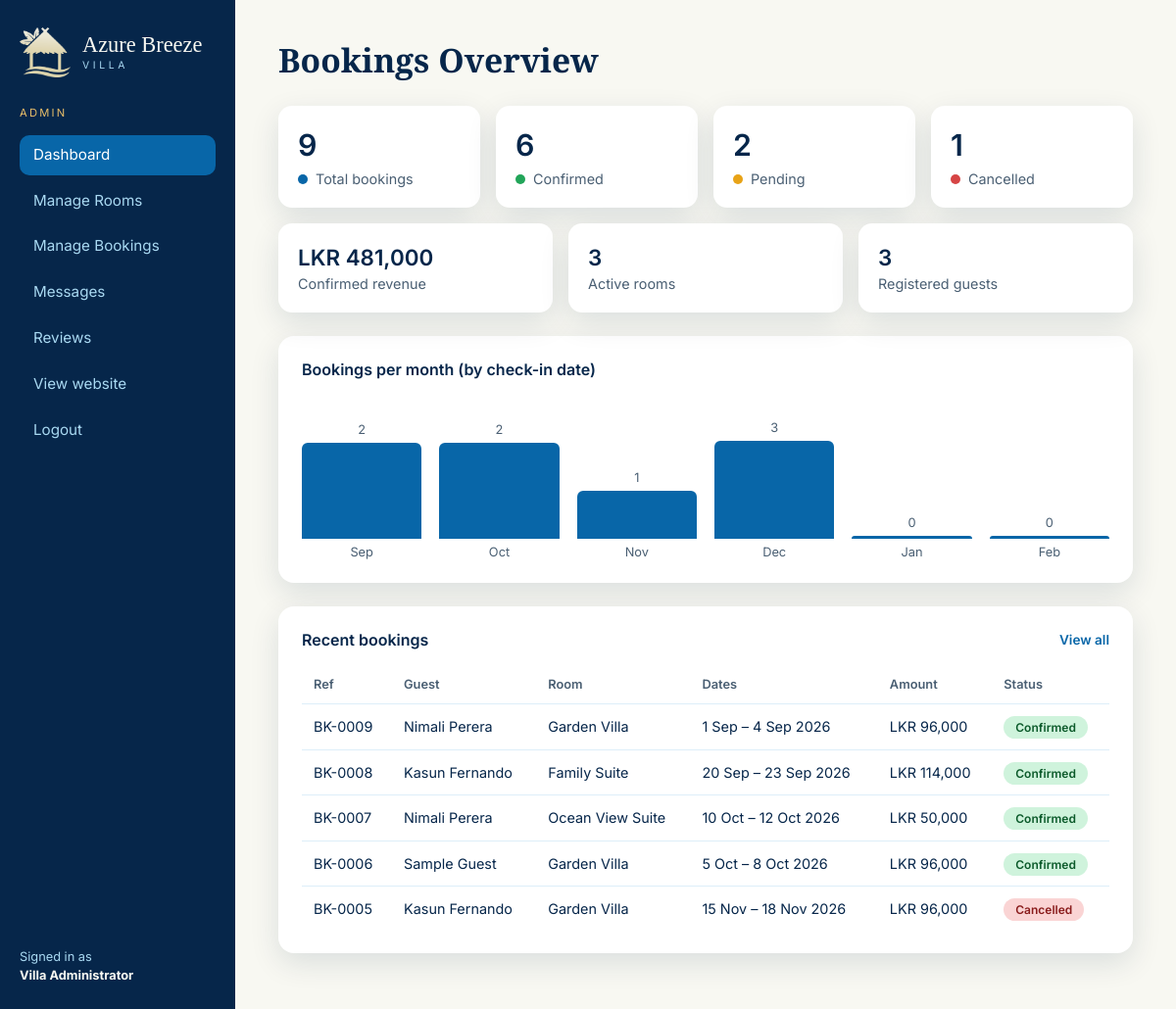
Page /admin/dashboard.php (signed in) on the committed database.
### tables this page shows
CREATE TABLE bookings (
  booking_id     INT UNSIGNED NOT NULL AUTO_INCREMENT,
  user_id        INT UNSIGNED NOT NULL,
  room_id        INT UNSIGNED NOT NULL,
  check_in       DATE NOT NULL,
  check_out      DATE NOT NULL,
  guests         TINYINT UNSIGNED NOT NULL DEFAULT 1,
  total_amount   DECIMAL(10,2) NOT NULL,             
  booking_status ENUM('Pending','Confirmed','Cancelled') NOT NULL DEFAULT 'Pending',
  booking_date   TIMESTAMP NOT NULL DEFAULT CURRENT_TIMESTAMP,
  PRIMARY KEY (booking_id),
  KEY idx_bookings_user (user_id),
  KEY idx_bookings_room_dates (room_id, check_in, check_out),
  CONSTRAINT fk_bookings_user FOREIGN KEY (user_id)
    REFERENCES users (user_id) ON DELETE CASCADE ON UPDATE CASCADE,
  CONSTRAINT fk_bookings_room FOREIGN KEY (room_id)
    REFERENCES rooms (room_id) ON DELETE RESTRICT ON UPDATE CASCADE,
  CONSTRAINT chk_bookings_dates CHECK (check_out > check_in)
);

CREATE TABLE users (
  user_id        INT UNSIGNED NOT NULL AUTO_INCREMENT,
  name           VARCHAR(100) NOT NULL,
  email          VARCHAR(150) NOT NULL,
  contact_number VARCHAR(20)  NOT NULL,
  password       VARCHAR(255) NOT NULL,             
  role           ENUM('guest','admin') NOT NULL DEFAULT 'guest',
  created_at     TIMESTAMP NOT NULL DEFAULT CURRENT_TIMESTAMP,
  PRIMARY KEY (user_id),
  UNIQUE KEY uq_users_email (email)
);

CREATE TABLE rooms (
  room_id         INT UNSIGNED NOT NULL AUTO_INCREMENT,
  room_name       VARCHAR(100) NOT NULL,
  room_type       VARCHAR(50)  NOT NULL,            
  description     TEXT NOT NULL,
  facilities      VARCHAR(255) NOT NULL DEFAULT '',  
  price_per_night DECIMAL(10,2) NOT NULL,            
  max_guests      TINYINT UNSIGNED NOT NULL,
  bed_info        VARCHAR(50)  NOT NULL DEFAULT '',
  image           VARCHAR(255) NOT NULL DEFAULT '',  
  room_status     ENUM('active','inactive') NOT NULL DEFAULT 'active',
  PRIMARY KEY (room_id),
  CONSTRAINT chk_rooms_price  CHECK (price_per_night > 0),
  CONSTRAINT chk_rooms_guests CHECK (max_guests > 0)
);

### includes/auth.php (called while the page is built, shortened)
<?php
function e($value): string
{
    return htmlspecialchars((string)$value, ENT_QUOTES, 'UTF-8');
}
function money($amount): string
{
    return CURRENCY . ' ' . number_format((float)$amount, 0);
}

### includes/functions.php (called while the page is built, shortened)
<?php
function booking_ref(int $id): string
{
    return 'BK-' . str_pad((string)$id, 4, '0', STR_PAD_LEFT);
}

### admin/dashboard.php (the view, shortened to what this page needs)
<?php
require_once __DIR__ . '/../config/db.php';
require_once __DIR__ . '/../includes/auth.php';
require_once __DIR__ . '/../includes/functions.php';
$c = $pdo->query("SELECT COUNT(*) AS total,
                         SUM(booking_status = 'Pending')   AS pending,
                         SUM(booking_status = 'Confirmed') AS confirmed,
                         SUM(booking_status = 'Cancelled') AS cancelled
                  FROM bookings")->fetch();
$stats = [
    ['Total bookings', (int)$c['total'],     'dot-blue'],
    ['Confirmed',      (int)$c['confirmed'], 'dot-green'],
    ['Pending',        (int)$c['pending'],   'dot-amber'],
    ['Cancelled',      (int)$c['cancelled'], 'dot-red'],
];
$revenue     = (float)$pdo->query("SELECT COALESCE(SUM(total_amount), 0) FROM bookings WHERE booking_status = 'Confirmed'")->fetchColumn();
$activeRooms = (int)$pdo->query("SELECT COUNT(*) FROM rooms WHERE room_status = 'active'")->fetchColumn();
$guestCount  = (int)$pdo->query("SELECT COUNT(*) FROM users WHERE role = 'guest'")->fetchColumn();
$start  = (new DateTimeImmutable('first day of this month'))->modify('-2 months');
$months = [];
for ($i = 0; $i < 6; $i++) {
    $m = $start->modify("+$i months");
    $months[$m->format('Y-m')] = ['label' => $m->format('M'), 'count' => 0];
}
$stmt = $pdo->prepare("SELECT DATE_FORMAT(check_in, '%Y-%m') AS ym, COUNT(*) AS c
                       FROM bookings
                       WHERE check_in >= ? AND check_in < ? AND booking_status <> 'Cancelled'
                       GROUP BY ym");
$stmt->execute([$start->format('Y-m-d'), $start->modify('+6 months')->format('Y-m-d')]);
foreach ($stmt->fetchAll() as $row) {
    if (isset($months[$row['ym']])) {
        $months[$row['ym']]['count'] = (int)$row['c'];
    }
}
$maxCount = max(1, max(array_column($months, 'count')));
$recent = $pdo->query("SELECT b.booking_id, b.check_in, b.check_out, b.total_amount, b.booking_status, u.name AS guest, r.room_name
                       FROM bookings b
                       JOIN users u ON u.user_id = b.user_id
                       JOIN rooms r ON r.room_id = b.room_id
                       ORDER BY b.booking_date DESC, b.booking_id DESC LIMIT 5")->fetchAll();
include __DIR__ . '/../includes/admin_header.php';
?>
<h1 class="admin-title">Bookings Overview</h1>
<div class="stat-cards">
  <?php foreach ($stats as [$label, $value, $dot]): ?>
    <div class="stat-card">
      <div class="stat-value"><?= $value ?></div>
      <div class="stat-label"><span class="dot <?= $dot ?>"></span><?= e($label) ?></div>
    </div>
  <?php endforeach; ?>
</div>
<div class="stat-cards small">
  <div class="stat-card"><div class="stat-value"><?= e(money($revenue)) ?></div><div class="stat-label">Confirmed revenue</div></div>
  <div class="stat-card"><div class="stat-value"><?= $activeRooms ?></div><div class="stat-label">Active rooms</div></div>
  <div class="stat-card"><div class="stat-value"><?= $guestCount ?></div><div class="stat-label">Registered guests</div></div>
</div>
<div class="panel">
  <div class="panel-title">Bookings per month (by check-in date)</div>
  <div class="bar-chart" role="img" aria-label="Bar chart of bookings per month">
    <?php foreach ($months as $m): ?>
      <div class="bar-col">
        <span class="bar-count"><?= $m['count'] ?></span>
        <div class="bar" style="height: <?= $m['count'] > 0 ? max(6, round($m['count'] / $maxCount * 100)) : 2 ?>%"></div>
        <span class="bar-label"><?= e($m['label']) ?></span>
      </div>
    <?php endforeach; ?>
  </div>
</div>
<div class="panel">
  <div class="panel-title">Recent bookings <a class="panel-link" href="<?= BASE_URL ?>/admin/bookings.php">View all</a></div>
  <div class="table-wrap">
    <table class="data-table">
      <thead><tr><th>Ref</th><th>Guest</th><th>Room</th><th>Dates</th><th>Amount</th><th>Status</th></tr></thead>
      <tbody>
        <?php foreach ($recent as $r): ?>
          <tr>
            <td><?= e(booking_ref((int)$r['booking_id'])) ?></td>
            <td><?= e($r['guest']) ?></td>
            <td><?= e($r['room_name']) ?></td>
            <td><?= e(date('j M', strtotime($r['check_in']))) ?> &ndash; <?= e(date('j M Y', strtotime($r['check_out']))) ?></td>
            <td><?= e(money($r['total_amount'])) ?></td>
            <td><span class="status status-<?= e(strtolower($r['booking_status'])) ?>"><?= e($r['booking_status']) ?></span></td>
          </tr>
        <?php endforeach; ?>
      </tbody>
    </table>
  </div>
</div>
<?php include __DIR__ . '/../includes/admin_footer.php'; ?>

### assets/css/style.css (style rules this page uses)
:root { --navy: #06264A; --navy-deep: #041C38; --ocean: #0866A8; --glass: #A9D9F2; --glass-soft: #DDEEF9; --cyan: #39AEE8; --ivory: #F8F8F2; --gold: #E8BD69; --gold-text: #8A6A1E; --sage: #668C78; --muted: #4A5F73; --radius: 16px; --shadow: 0 10px 30px rgba(6, 38, 74, .12); --font-head: 'Playfair Display', serif; --font-body: 'Inter', sans-serif; }
* { box-sizing: border-box; }
body { margin: 0; font-family: var(--font-body); background: var(--ivory); color: var(--navy); line-height: 1.5; }
a { color: inherit; text-decoration: none; }
h1, h2, h3 { font-family: var(--font-head); font-weight: 600; margin: 0; }
.status { font-size: .75rem; font-weight: 600; padding: 4px 12px; border-radius: 999px; }
.status-confirmed { background: #CFF3DC; color: #0B5A2A; }
.status-cancelled { background: #FAD4D4; color: #8A1C1C; }
.admin-body { background: var(--ivory); }
.admin-title { font-size: 2.1rem; margin-bottom: 22px; }
.stat-cards { display: grid; grid-template-columns: repeat(4, 1fr); gap: 16px; margin-bottom: 16px; }
.stat-cards.small { grid-template-columns: repeat(3, 1fr); margin-bottom: 24px; }
.stat-card { background: #fff; border-radius: 14px; padding: 18px 20px; box-shadow: var(--shadow); }
.stat-value { font-size: 1.9rem; font-weight: 600; }
.stat-cards.small .stat-value { font-size: 1.4rem; }
.stat-label { color: var(--muted); font-size: .9rem; display: flex; align-items: center; gap: 8px; }
.dot { width: 10px; height: 10px; border-radius: 50%; display: inline-block; }
.dot-blue { background: var(--ocean); }
.dot-green { background: #22A559; }
.dot-amber { background: #E8A317; }
.dot-red { background: #D64545; }
.panel { background: #fff; border-radius: 16px; padding: 22px 24px; box-shadow: var(--shadow); margin-bottom: 24px; }
.panel-title { font-weight: 600; margin-bottom: 14px; display: flex; justify-content: space-between; align-items: center; }
.panel-link { color: var(--ocean); font-size: .85rem; font-weight: 600; }
.bar-chart { display: flex; align-items: flex-end; gap: 18px; height: 170px; padding-top: 24px; }
.bar-col { flex: 1; height: 100%; display: flex; flex-direction: column; justify-content: flex-end; align-items: center; gap: 4px; }
.bar { width: 100%; background: var(--ocean); border-radius: 6px 6px 0 0; }
.bar-count { font-size: .8rem; color: var(--muted); }
.bar-label { font-size: .8rem; color: var(--muted); }
.table-wrap { overflow-x: auto; }
.data-table { width: 100%; border-collapse: collapse; font-size: .9rem; }
.data-table th { text-align: left; font-size: .8rem; color: var(--muted); font-weight: 600; padding: 10px 12px; white-space: nowrap; }
.data-table td { padding: 12px; border-top: 1px solid var(--glass-soft); vertical-align: middle; }

### rows in the picture
bookings: booking_id "BK-0009", user.name "Nimali Perera", room.room_name "Garden Villa", check_in "1 Sep", check_out "4 Sep 2026", total_amount "LKR 96,000", booking_status "Confirmed"
bookings: booking_id "BK-0008", user.name "Kasun Fernando", room.room_name "Family Suite", check_in "20 Sep", check_out "23 Sep 2026", total_amount "LKR 114,000", booking_status "Confirmed"
bookings: booking_id "BK-0007", user.name "Nimali Perera", room.room_name "Ocean View Suite", check_in "10 Oct", check_out "12 Oct 2026", total_amount "LKR 50,000", booking_status "Confirmed"
bookings: booking_id "BK-0006", user.name "Sample Guest", room.room_name "Garden Villa", check_in "5 Oct", check_out "8 Oct 2026", total_amount "LKR 96,000", booking_status "Confirmed"
bookings: booking_id "BK-0005", user.name "Kasun Fernando", room.room_name "Garden Villa", check_in "15 Nov", check_out "18 Nov 2026", total_amount "LKR 96,000", booking_status "Cancelled"

### other values in the picture
$label "Dashboard"
$label "Manage Rooms"
$label "Manage Bookings"
$label "Messages"
$label "Reviews"
$_SESSION['name'] "Villa Administrator"
$value "9"
$label "Total bookings"
$value "6"
$label "Confirmed"
$value "2"
$label "Pending"
$value "1"
$label "Cancelled"
money($revenue) "LKR 481,000"
